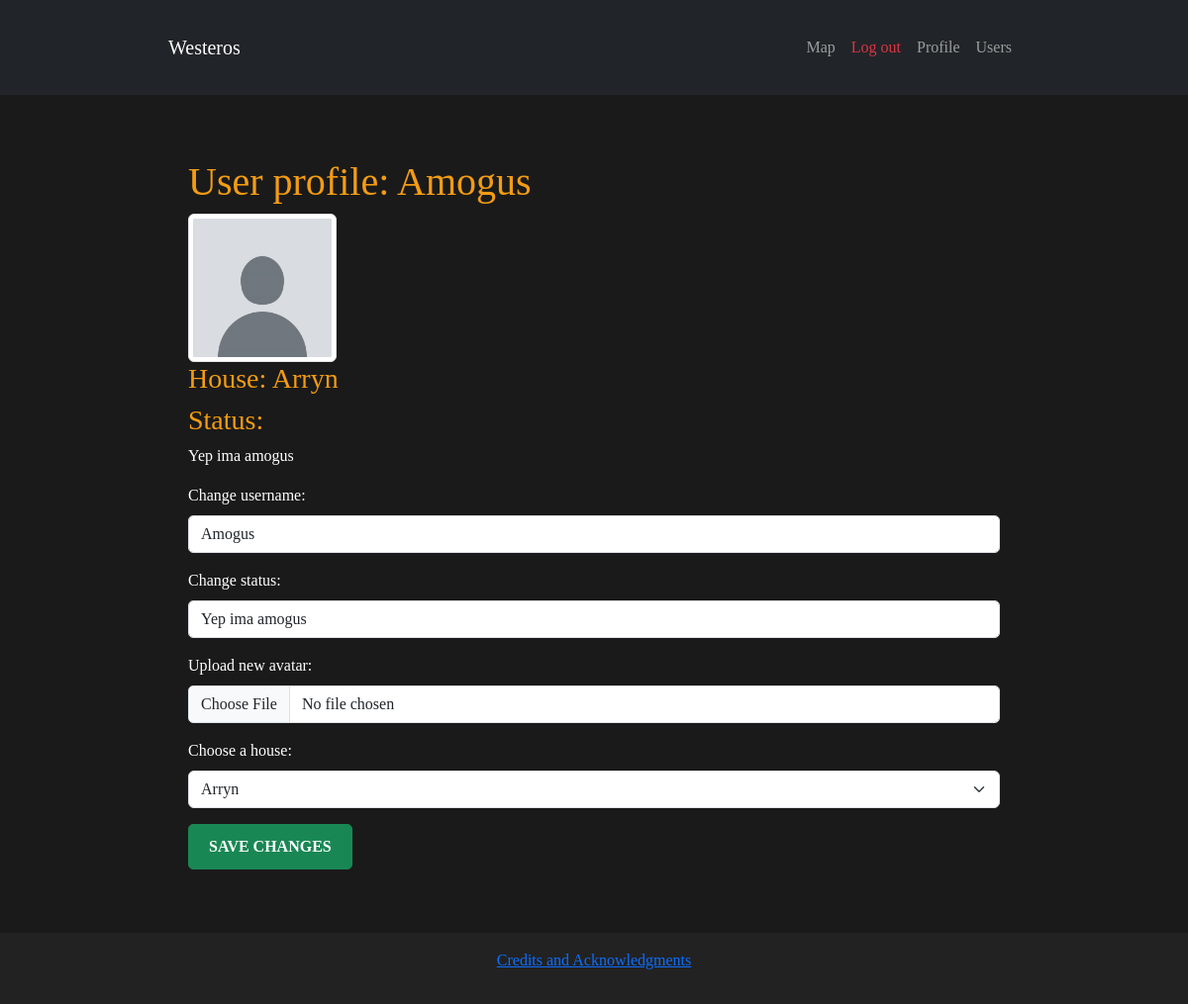
The page /user/Amogus (signed in) on the database as committed earlier.
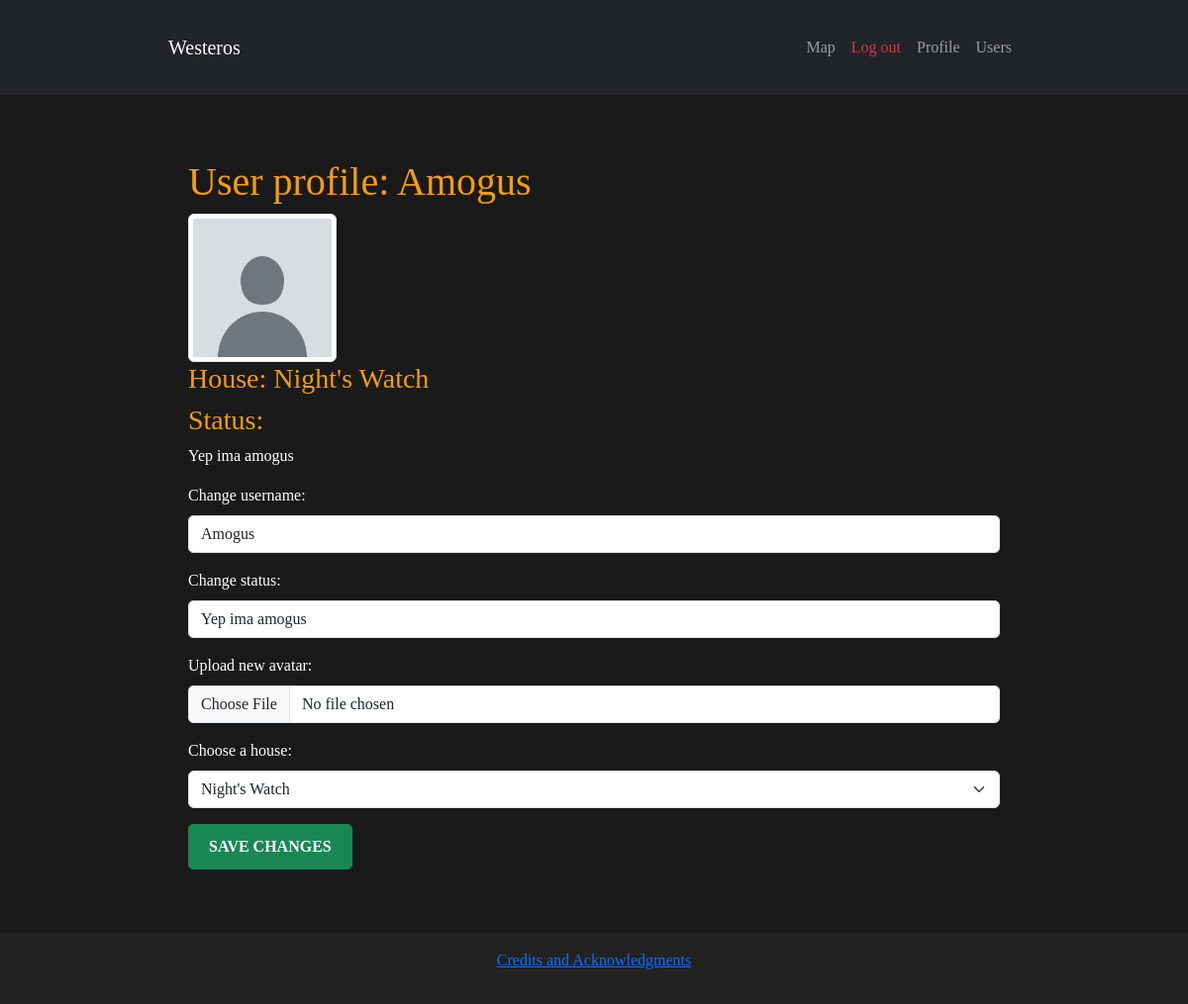
The same page on the database as committed later.
### models/models.py (models this page shows, shortened)
class House(db.Model):
    __tablename__ = 'houses'
    id = db.Column(db.Integer, primary_key = True) # House id
    name = db.Column(db.String(100), unique = True, nullable = False) # House name
    seat = db.relationship("Seat", uselist = False, back_populates = "house") # House seat - family castle
    lands = db.Column(db.String(100), unique = True, nullable = False) # House lands
    words = db.Column(db.Text, nullable = False)
    emblem = db.Column(db.String(255)) # Coat of Arms
    users = db.relationship("User", back_populates="house") # Users joined the house

class User(db.Model, UserMixin):
    __tablename__ = 'users'
    id = db.Column(db.Integer, primary_key = True)
    username = db.Column(db.String(80), unique = True, nullable = False)
    email = db.Column(db.String(120), unique = True, nullable = False)
    password_hash = db.Column(db.String(256), nullable = False)
    avatar = db.Column(db.String(255), nullable = False, default = "default_avatar.png")
    status = db.Column(db.String(255), nullable = True)
    role = db.Column(db.Enum(UserRole), default = UserRole.MEMBER, nullable = False)
    house_id = db.Column(db.Integer, db.ForeignKey('houses.id'), nullable = True)
    house = db.relationship('House', back_populates="users")

### routes/user_routes.py (the view, shortened to what this page needs)
@user_bp.route("/user/<username>", methods=["GET", "POST"])
@login_required
def user_profile(username):
    user = User.query.filter_by(username = username).first_or_404()
    if not current_user.is_authenticated:
        return redirect(url_for("auth.login"))
    houses = House.query.order_by(House.name).all()
    return render_template("user_profile.html", user = user, houses = houses)

### app.py (called while the page is built)
@login_manager.user_loader
def load_user(user_id):
    return User.query.get(int(user_id))

### templates/user_profile.html (shortened to what this page needs)
{% extends "base.html" %}
{% block content %}
<div class="container">
    <h1>User profile: {{ user.username }}</h1>
    <img src="{{ url_for('static', filename='avatars/' + user.avatar) }}"
         alt="Avatar" class="img-thumbnail" width="150">
    <h3>House: {% if user.house %} {{user.house.name }} {% else %} Neutral {% endif %}</h3>
    <h3>Status:</h3>
    <p>{{ user.status if user.status else "No status" }}</p>
    {% if user.id == current_user.id %}
        <form method="post" enctype="multipart/form-data">
            <div class="mb-3">
                <label class="form-label">Change username:</label>
                <input type="text" name="username" value="{{ user.username }}" class="form-control">
            </div>
            <div class="mb-3">
                <label class="form-label">Change status:</label>
                <input type="text" name="status" value="{{ user.status }}" class="form-control">
            </div>
            <div class="mb-3">
                <label class="form-label">Upload new avatar:</label>
                <input type="file" name="avatar" class="form-control">
            </div>
            <div class="mb-3">
                <label class="form-label">Choose a house:</label>
                <select name="house_id" class="form-select">
                    {% for house in houses %}
                        <option value="{{ house.id }}" {% if user.house and user.house_id == house.id %}selected{% endif %}>
                            {{ house.name }}
                        </option>
                    {% endfor %}
                </select>
            </div>
            <button type="submit" class="btn btn-success">Save changes</button>
        </form>
    {% endif %}
</div>
{% endblock %}

Rows that differ between the two databases and show on the page:
no longer on this page (row unchanged): House: house.name "Arryn"
changed User "Amogus": house_id "Arryn" → "Night's Watch"
now on this page (row unchanged): House: house.name "Night's Watch"
